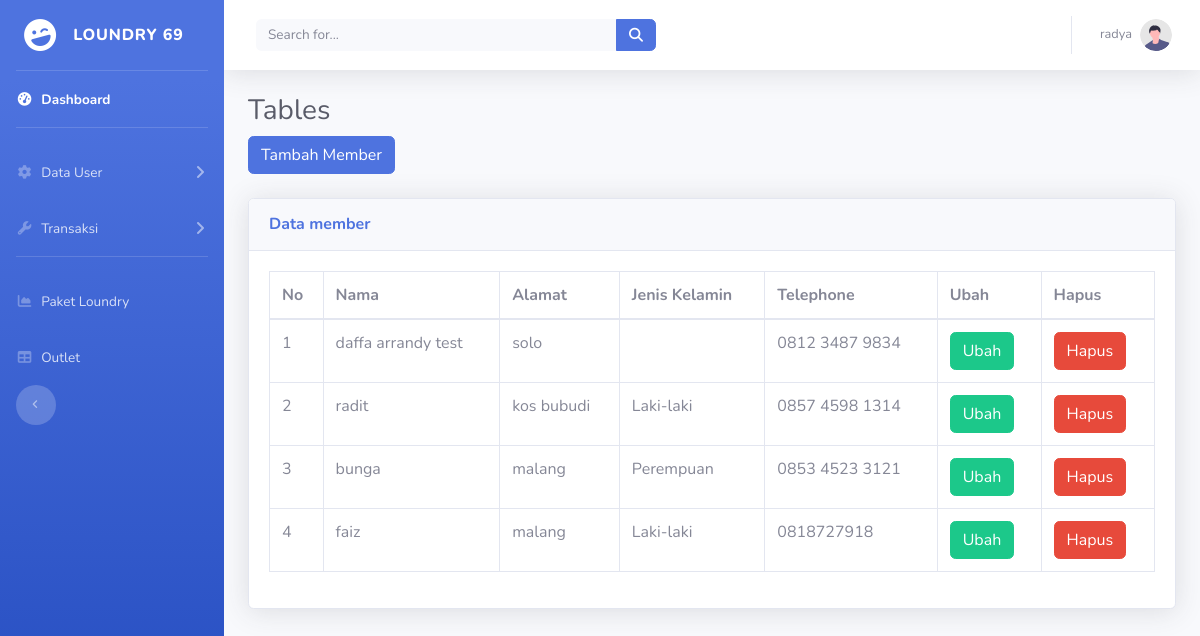
The page /data_member.php (signed in) on the database its author committed.
### tables this page shows
CREATE TABLE `member` (
  `id_member` int(11) NOT NULL,
  `nama` varchar(100) NOT NULL,
  `alamat` text NOT NULL,
  `jenis_kelamin` enum('Laki-laki','Perempuan') NOT NULL,
  `tlp` varchar(15) NOT NULL
);

### data_member.php (the view, shortened to what this page needs)
<?php include 'navbar.php'?>
<div class="container-fluid">
                    <h1 class="h3 mb-2 text-gray-800">Tables</h1>
                    <a href="tambah_member.php" class="btn btn-primary ">
                                        <span class="text">Tambah Member</span>
                                    </a>
                                    <br><br>
                    <div class="card shadow mb-4">
                        <div class="card-header py-3">
                            <h6 class="m-0 font-weight-bold text-primary">Data member</h6>
                        </div>
                        <div class="card-body">
                            <div class="table-responsive">
                                <table class="table table-bordered" id="dataTable" width="100%" cellspacing="0">
                                    <thead>
                                        <tr>
                                            <th>No</th>
                                            <th>Nama</th>
                                            <th>Alamat</th>
                                            <th>Jenis Kelamin</th>
                                            <th>Telephone</th>
                                           <th>Ubah</th>
                                           <th>Hapus</th>
                                        </tr>
                                    </thead>
<?php
include "koneksi.php";
$qry_member=mysqli_query($conn,"select * from member");
$no=0;
while($data_member=mysqli_fetch_array($qry_member)){
$no++;?>
<tr>
     <td><?=$no?></td>
    <td><?=$data_member['nama']?></td>
     <td><?=$data_member['alamat']?></td>
     <td><?=$data_member['jenis_kelamin']?></td>
     <td><?=$data_member['tlp']?></td>
     <td><a href="ubah_member.php?id_member=<?= $data_member['id_member'] ?>" class="btn btn-success">Ubah</a></td>
     <td><a href="hapus_member.php?id_member=<?= $data_member['id_member'] ?>" onclick="return confirm('Apakah anda yakin menghapus data ini?')" class="btn btn-danger">Hapus</a></td>
</tr>
<?php
}
?>

### rows shown on the page
member: nama "daffa arrandy test", alamat "solo", tlp "0812 3487 9834"
member: nama "radit", alamat "kos bubudi", jenis_kelamin "Laki-laki", tlp "0857 4598 1314"
member: nama "bunga", alamat "malang", jenis_kelamin "Perempuan", tlp "0853 4523 3121"
member: nama "faiz", alamat "malang", jenis_kelamin "Laki-laki", tlp "0818727918"

### other values the page prints
$_SESSION['username'] "radya"
